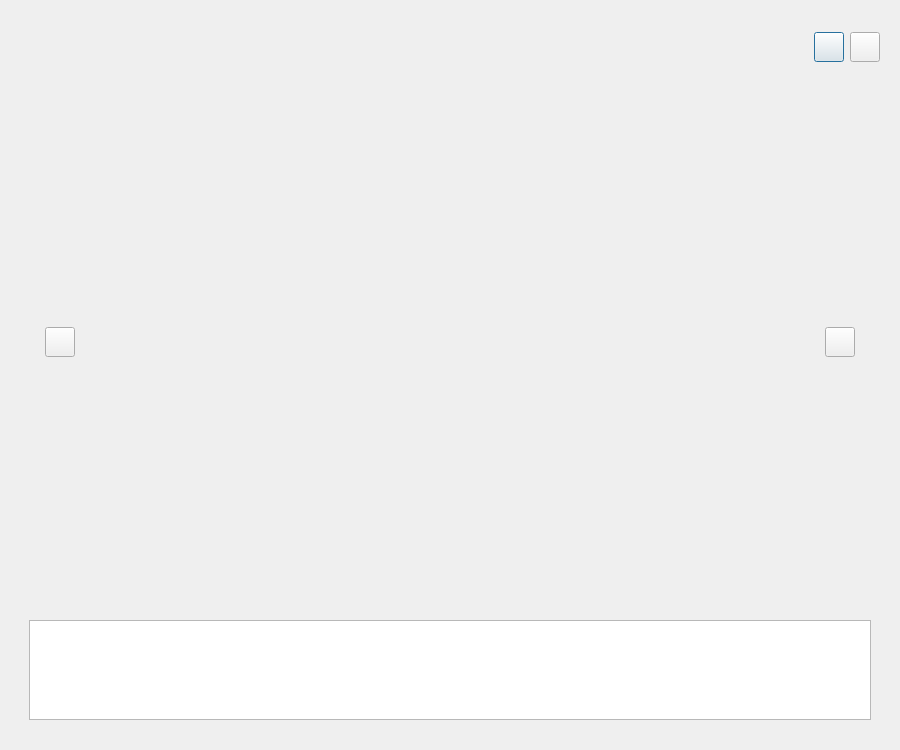
<?xml version="1.0" encoding="UTF-8"?>
<ui version="4.0">
 <class>SlideshowDialog</class>
 <widget class="QDialog" name="SlideshowDialog">
  <property name="geometry">
   <rect>
    <x>0</x>
    <y>0</y>
    <width>900</width>
    <height>750</height>
   </rect>
  </property>
  <property name="windowTitle">
   <string>Dialog</string>
  </property>
  <layout class="QVBoxLayout" name="verticalLayout" stretch="1,7,1">
   <item>
    <widget class="QWidget" name="widget_2" native="true">
     <layout class="QHBoxLayout" name="horizontalLayout_3">
      <item>
       <spacer name="horizontalSpacer">
        <property name="orientation">
         <enum>Qt::Orientation::Horizontal</enum>
        </property>
        <property name="sizeHint" stdset="0">
         <size>
          <width>490</width>
          <height>20</height>
         </size>
        </property>
       </spacer>
      </item>
      <item>
       <widget class="ToggleImageButton" name="pushButtonPlay">
        <property name="minimumSize">
         <size>
          <width>30</width>
          <height>30</height>
         </size>
        </property>
        <property name="maximumSize">
         <size>
          <width>30</width>
          <height>30</height>
         </size>
        </property>
        <property name="text">
         <string/>
        </property>
       </widget>
      </item>
      <item>
       <widget class="ImageButton" name="pushButtonStop">
        <property name="minimumSize">
         <size>
          <width>30</width>
          <height>30</height>
         </size>
        </property>
        <property name="maximumSize">
         <size>
          <width>30</width>
          <height>30</height>
         </size>
        </property>
        <property name="text">
         <string/>
        </property>
       </widget>
      </item>
     </layout>
    </widget>
   </item>
   <item>
    <widget class="QWidget" name="widgetSlideshow" native="true">
     <layout class="QHBoxLayout" name="horizontalLayout_2">
      <item>
       <widget class="QWidget" name="widgetSlideshowPrev" native="true">
        <property name="minimumSize">
         <size>
          <width>80</width>
          <height>0</height>
         </size>
        </property>
        <property name="maximumSize">
         <size>
          <width>80</width>
          <height>16777215</height>
         </size>
        </property>
        <layout class="QHBoxLayout" name="horizontalLayout_4">
         <item>
          <widget class="ImageButton" name="pushButtonPrev">
           <property name="minimumSize">
            <size>
             <width>30</width>
             <height>30</height>
            </size>
           </property>
           <property name="maximumSize">
            <size>
             <width>30</width>
             <height>30</height>
            </size>
           </property>
           <property name="text">
            <string/>
           </property>
          </widget>
         </item>
        </layout>
       </widget>
      </item>
      <item>
       <widget class="AnimationWidget" name="widgetAnimation" native="true">
        <property name="minimumSize">
         <size>
          <width>300</width>
          <height>200</height>
         </size>
        </property>
       </widget>
      </item>
      <item>
       <widget class="QWidget" name="widgetSlideshowNext" native="true">
        <property name="minimumSize">
         <size>
          <width>80</width>
          <height>0</height>
         </size>
        </property>
        <property name="maximumSize">
         <size>
          <width>80</width>
          <height>16777215</height>
         </size>
        </property>
        <layout class="QHBoxLayout" name="horizontalLayout_5">
         <item>
          <widget class="ImageButton" name="pushButtonNext">
           <property name="minimumSize">
            <size>
             <width>30</width>
             <height>30</height>
            </size>
           </property>
           <property name="maximumSize">
            <size>
             <width>30</width>
             <height>30</height>
            </size>
           </property>
           <property name="text">
            <string/>
           </property>
          </widget>
         </item>
        </layout>
       </widget>
      </item>
     </layout>
    </widget>
   </item>
   <item>
    <widget class="QWidget" name="widgetPreview" native="true">
     <layout class="QHBoxLayout" name="horizontalLayout">
      <item>
       <widget class="QWidget" name="widget" native="true">
        <property name="sizePolicy">
         <sizepolicy hsizetype="Preferred" vsizetype="Preferred">
          <horstretch>0</horstretch>
          <verstretch>0</verstretch>
         </sizepolicy>
        </property>
        <property name="minimumSize">
         <size>
          <width>0</width>
          <height>120</height>
         </size>
        </property>
        <property name="maximumSize">
         <size>
          <width>16777215</width>
          <height>120</height>
         </size>
        </property>
        <layout class="QHBoxLayout" name="horizontalLayout_6">
         <item>
          <widget class="PreviewListWidget" name="listWidget">
           <property name="minimumSize">
            <size>
             <width>0</width>
             <height>100</height>
            </size>
           </property>
           <property name="maximumSize">
            <size>
             <width>16777215</width>
             <height>100</height>
            </size>
           </property>
           <property name="flow">
            <enum>QListView::Flow::LeftToRight</enum>
           </property>
           <property name="viewMode">
            <enum>QListView::ViewMode::IconMode</enum>
           </property>
          </widget>
         </item>
        </layout>
       </widget>
      </item>
     </layout>
    </widget>
   </item>
  </layout>
 </widget>
 <customwidgets>
  <customwidget>
   <class>ImageButton</class>
   <extends>QPushButton</extends>
   <header location="global">imagebutton.h</header>
  </customwidget>
  <customwidget>
   <class>ToggleImageButton</class>
   <extends>QPushButton</extends>
   <header location="global">toggleimagebutton.h</header>
  </customwidget>
  <customwidget>
   <class>AnimationWidget</class>
   <extends>QWidget</extends>
   <header location="global">animationwidget.h</header>
   <container>1</container>
  </customwidget>
  <customwidget>
   <class>PreviewListWidget</class>
   <extends>QListWidget</extends>
   <header location="global">previewlistwidget.h</header>
  </customwidget>
 </customwidgets>
 <resources/>
 <connections/>
</ui>
